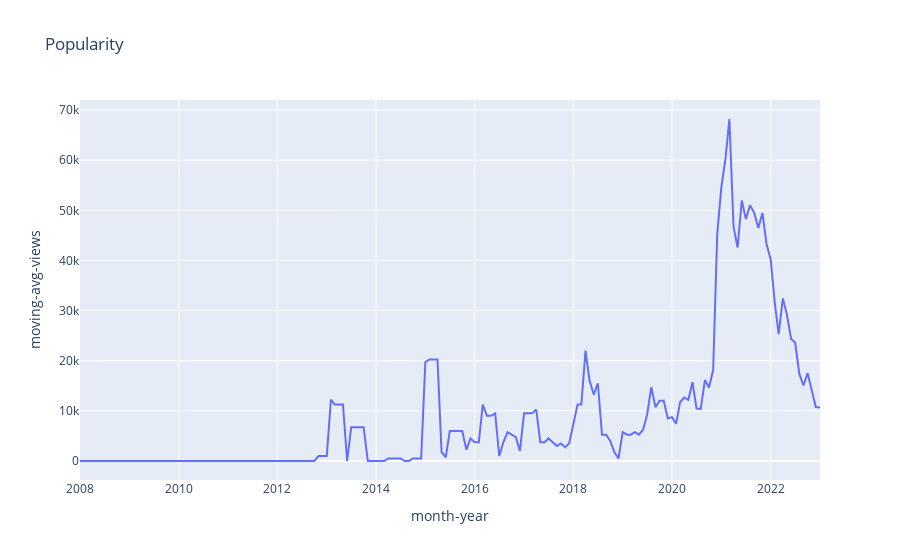

Source (notebook cell):
### Code cell
fig = px.line(df, x="month-year", y="moving-avg-views", title='Popularity')
fig.show()

### Figure 1 — Plotly figure (JSON) as saved in the notebook; plotly's stock layout.template omitted (floating-point values rounded to 4 significant figures; data arrays with more than 128 entries replaced by an {"elided": "..."} marker saying what was removed)
{"data": [{"hovertemplate": "month-year=%{x}<br>moving-avg-views=%{y}<extra></extra>", "legendgroup": "", "line": {"color": "#636efa", "dash": "solid"}, "marker": {"symbol": "circle"}, "mode": "lines", "name": "", "orientation": "v", "showlegend": false, "x": {"elided": "181 str values"}, "xaxis": "x", "y": {"elided": "181 float values"}, "yaxis": "y", "type": "scatter"}], "layout": {"xaxis": {"anchor": "y", "domain": [0.0, 1.0], "title": {"text": "month-year"}}, "yaxis": {"anchor": "x", "domain": [0.0, 1.0], "title": {"text": "moving-avg-views"}}, "legend": {"tracegroupgap": 0}, "title": {"text": "Popularity"}}}
